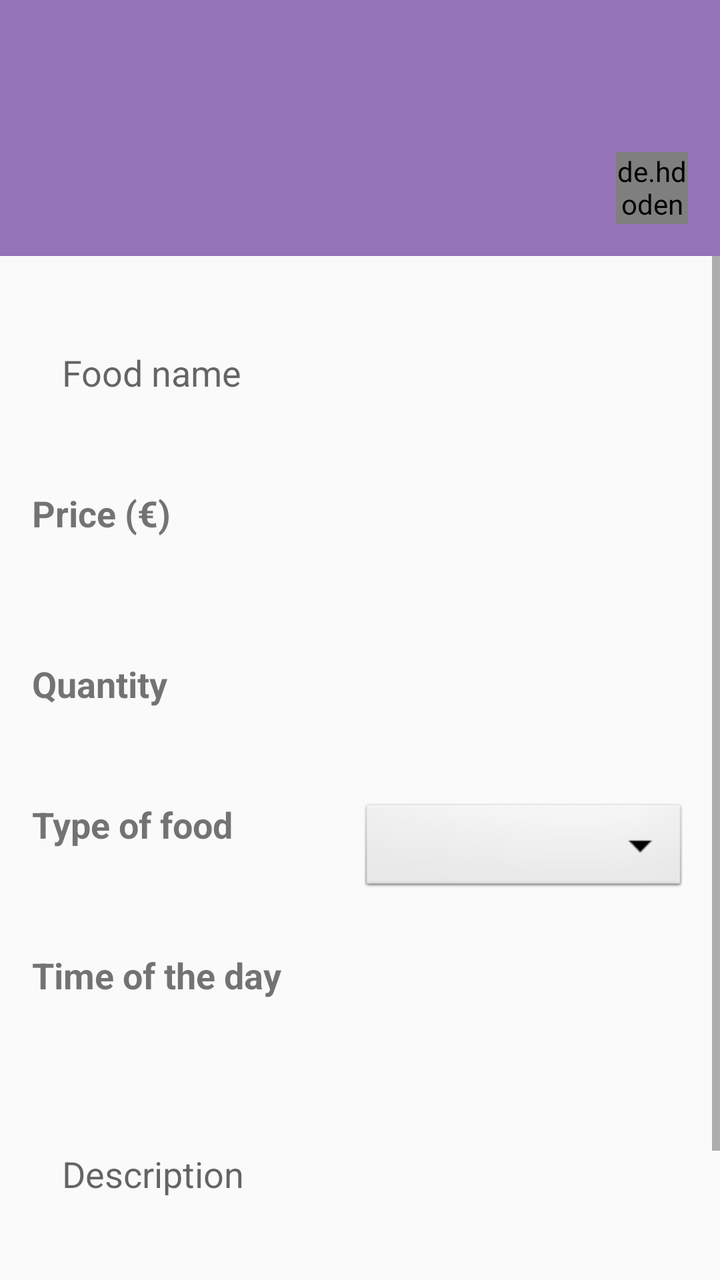
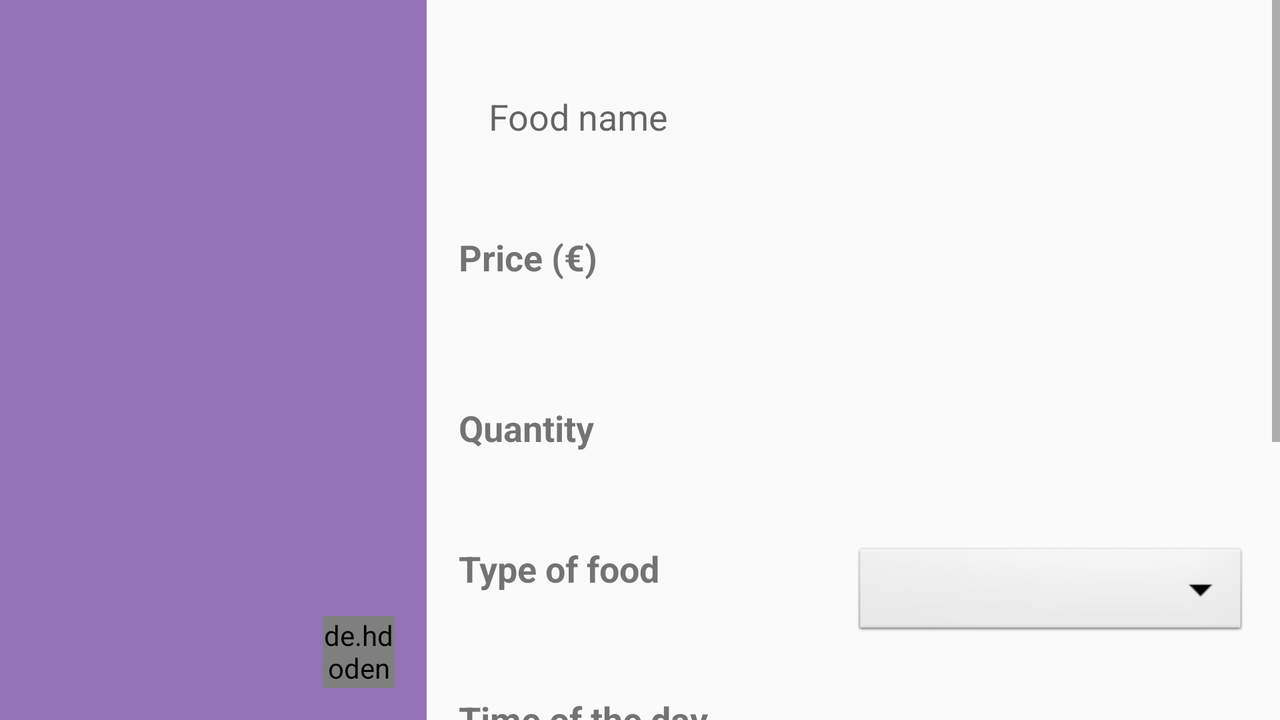

The same Android screen from two of the app's own layout files: first res/layout/ as a phone draws it, then the repository's variant for another configuration, drawn on a device whose configuration selects that folder. Both files follow.
<!-- AndroidManifest.xml: application theme AppTheme -->
<!-- res/layout/activity_dish_edit.xml -->
<?xml version="1.0" encoding="utf-8"?>
<RelativeLayout xmlns:android="http://schemas.android.com/apk/res/android"
    xmlns:app="http://schemas.android.com/apk/res-auto"
    xmlns:tools="http://schemas.android.com/tools"
    android:layout_width="match_parent"
    android:layout_height="match_parent"
    android:theme="@style/AppTheme"
    >

    <RelativeLayout
        android:id="@+id/edit_dish_picture"
        android:layout_width="match_parent"
        android:layout_height="wrap_content"
        android:background="@color/top_bg"
        android:padding="16dp"
        >

        <ImageView
            android:id="@+id/edit_profile_picture"
            android:layout_centerInParent="true"
            android:layout_width="96dp"
            android:layout_height="96dp"
            android:contentDescription="@string/dish_picture_description"
            />

        <de.hdodenhof.circleimageview.CircleImageView
            android:id="@+id/edit_dish_picture_button"
            android:src="@drawable/photo_icon"
            android:layout_width="36dp"
            android:layout_height="36dp"
            android:layout_alignParentEnd="true"
            android:layout_alignBottom="@+id/edit_profile_picture"
            app:civ_border_width="1dp"
            />

    </RelativeLayout>

    <ScrollView
        android:id="@+id/edit_scroll_info"
        android:layout_width="match_parent"
        android:layout_height="match_parent"
        android:layout_below="@+id/edit_dish_picture"
        >

        <RelativeLayout android:id="@+id/rv"
            android:layout_width="match_parent"
            android:layout_height="wrap_content"
            android:orientation="vertical"
            android:layout_margin="16dp"
            android:layout_gravity="center_horizontal"
            >
            <EditText
                android:id="@+id/edit_name"
                style="@style/onelineuserEditText"
                android:layout_width="match_parent"
                android:layout_height="wrap_content"
                android:layout_marginBottom="16dp"
                android:inputType="textPersonName"
                android:textSize="18sp"
                android:hint="@string/food_name"
                />

            <LinearLayout
                android:id="@+id/price_layout"
                android:layout_width="match_parent"
                android:layout_height="wrap_content"
                android:orientation="horizontal"
                android:layout_below="@+id/edit_name"
                android:layout_marginBottom="16dp"
                >
                <TextView
                    android:layout_width="match_parent"
                    android:layout_height="wrap_content"
                    android:layout_marginBottom="16dp"
                    android:textSize="18sp"
                    android:textStyle="bold"
                    android:text="@string/price"
                    android:layout_weight="1"
                    />
                <EditText
                    android:id="@+id/edit_price"
                    style="@style/onelineuserEditText"
                    android:layout_width="match_parent"
                    android:layout_height="wrap_content"
                    android:layout_weight="1"
                    android:inputType="numberDecimal"
                    />

            </LinearLayout>

            <LinearLayout
                android:id="@+id/quantity_layout"
                android:layout_width="match_parent"
                android:layout_height="wrap_content"
                android:orientation="horizontal"
                android:layout_below="@+id/price_layout"
                android:layout_marginBottom="16dp"
                >
                <TextView
                    android:layout_width="match_parent"
                    android:layout_height="wrap_content"
                    android:layout_marginBottom="16dp"
                    android:textSize="18sp"
                    android:layout_weight="1"
                    android:text="@string/quantity"
                    android:textStyle="bold"
                    />
                <EditText
                    android:id="@+id/edit_quantity"
                    style="@style/onelineuserEditText"
                    android:layout_width="match_parent"
                    android:layout_height="wrap_content"
                    android:inputType="number"
                    android:layout_weight="1"
                    />
            </LinearLayout>

            <LinearLayout
                android:id="@+id/foodtype_layout"
                android:layout_width="match_parent"
                android:layout_height="wrap_content"
                android:orientation="horizontal"
                android:layout_below="@+id/quantity_layout"
                android:layout_marginBottom="16dp"
                >
                <TextView
                    android:id="@+id/foodtype_tv"
                    android:layout_width="match_parent"
                    android:layout_height="wrap_content"
                    android:layout_marginBottom="16dp"
                    android:textSize="18sp"
                    android:layout_weight="1"
                    android:text="@string/food_type"
                    android:textStyle="bold"
                    />
                <Spinner
                    android:id="@+id/spinner_foodtype"
                    android:layout_width="match_parent"
                    android:layout_height="wrap_content"
                    android:layout_weight="1"
                    android:background="@android:drawable/btn_dropdown"
                    android:spinnerMode="dropdown"/>
            </LinearLayout>

            <LinearLayout
                android:id="@+id/daytime_layout"
                android:layout_width="match_parent"
                android:layout_height="wrap_content"
                android:orientation="horizontal"
                android:layout_below="@+id/foodtype_layout"
                android:layout_marginBottom="16dp"
                >
                <TextView
                    android:layout_width="match_parent"
                    android:layout_height="wrap_content"
                    android:layout_marginBottom="16dp"
                    android:textSize="18sp"
                    android:layout_weight="1"
                    android:text="@string/daytime"
                    android:textStyle="bold"
                    />
                <TextView
                    android:id="@+id/edit_daytime"
                    style="@style/onelineuserEditText"
                    android:layout_width="match_parent"
                    android:layout_height="wrap_content"
                    android:inputType="number"
                    android:layout_weight="1"
                    />
            </LinearLayout>

            <EditText
                android:id="@+id/edit_description"
                style="@style/fivelineuserEditText"
                android:layout_width="match_parent"
                android:layout_height="wrap_content"
                android:layout_below="@id/daytime_layout"
                android:layout_marginBottom="16dp"
                android:inputType="textMultiLine"
                android:lines="5"
                android:maxLines="10"
                android:gravity="top|start"
                android:textSize="18sp"
                android:hint="@string/description"
                />

        </RelativeLayout>

    </ScrollView>

</RelativeLayout>
<!-- resources referenced by this layout -->
<resources>
  <color name="top_bg">#9473B6</color>
  <string name="daytime">Time of the day</string>
  <string name="description">Description</string>
  <string name="dish_picture_description">Picture of the dish</string>
  <string name="food_name">Food name</string>
  <string name="food_type">Type of food</string>
  <string name="price">Price (€)</string>
  <string name="quantity">Quantity</string>
  <style name="AppTheme" parent="Theme.AppCompat.Light.DarkActionBar">
          
          <item name="colorPrimary">@color/top_bg</item>
          <item name="colorPrimaryDark">@color/colorPrimaryDark</item>
          <item name="colorAccent">@color/colorAccent</item>
      </style>
  <style name="fivelineuserEditText">
          <item name="android:layout_width">match_parent</item>
          <item name="android:layout_height">wrap_content</item>
          <item name="android:layout_marginTop">15dp</item>
          <item name="android:background">@drawable/edit_text_round</item>
          <item name="android:padding">15dp</item>
          <item name="android:maxHeight">300dp</item>/&gt;
          <item name="android:maxLines">5</item>/&gt;
      </style>
  <style name="onelineuserEditText">
          <item name="android:layout_width">match_parent</item>
          <item name="android:layout_height">wrap_content</item>
          <item name="android:layout_marginTop">15dp</item>
          <item name="android:background">@drawable/edit_text_round</item>
          <item name="android:padding">15dp</item>
          <item name="android:maxHeight">200dp</item>/&gt;
          <item name="android:maxLines">1</item>/&gt;
      </style>
  <color name="colorPrimaryDark">#A85914A3</color>
  <color name="colorAccent">#D81B60</color>
</resources>
<!-- res/layout-land/activity_dish_edit.xml (the repository's variant of the layout above) -->
<!-- drawn on the phone turned sideways -->
<?xml version="1.0" encoding="utf-8"?>
<LinearLayout xmlns:android="http://schemas.android.com/apk/res/android"
    xmlns:app="http://schemas.android.com/apk/res-auto"
    xmlns:tools="http://schemas.android.com/tools"
    android:layout_width="match_parent"
    android:layout_height="match_parent"
    android:theme="@style/AppTheme"
    android:orientation="horizontal"
    >

    <RelativeLayout
        android:id="@+id/edit_dish_picture"
        android:layout_width="match_parent"
        android:layout_height="match_parent"
        android:background="@color/top_bg"
        android:padding="16dp"
        android:layout_weight="2"
        >

        <ImageView
            android:id="@+id/edit_profile_picture"
            android:layout_centerInParent="true"
            android:layout_width="96dp"
            android:layout_height="96dp"
            android:contentDescription="@string/dish_picture_description"
            />

        <de.hdodenhof.circleimageview.CircleImageView
            android:id="@+id/edit_dish_picture_button"
            android:src="@drawable/photo_icon"
            android:layout_width="36dp"
            android:layout_height="36dp"
            android:layout_alignParentEnd="true"
            android:layout_alignParentBottom="true"
            app:civ_border_width="1dp"
            />

    </RelativeLayout>

    <ScrollView
        android:id="@+id/edit_scroll_info"
        android:layout_width="match_parent"
        android:layout_height="match_parent"
        android:layout_weight="1"
        >

        <RelativeLayout android:id="@+id/rv"
            android:layout_width="match_parent"
            android:layout_height="wrap_content"
            android:orientation="vertical"
            android:layout_margin="16dp"
            android:layout_gravity="center_horizontal"
            >
            <EditText
                android:id="@+id/edit_name"
                style="@style/onelineuserEditText"
                android:layout_width="match_parent"
                android:layout_height="wrap_content"
                android:layout_marginBottom="16dp"
                android:inputType="textPersonName"
                android:textSize="18sp"
                android:hint="@string/food_name"
                />

            <LinearLayout
                android:id="@+id/price_layout"
                android:layout_width="match_parent"
                android:layout_height="wrap_content"
                android:orientation="horizontal"
                android:layout_below="@+id/edit_name"
                android:layout_marginBottom="16dp"
                >
                <TextView
                    android:layout_width="match_parent"
                    android:layout_height="wrap_content"
                    android:layout_marginBottom="16dp"
                    android:textSize="18sp"
                    android:textStyle="bold"
                    android:text="@string/price"
                    android:layout_weight="1"
                    />
                <EditText
                    android:id="@+id/edit_price"
                    style="@style/onelineuserEditText"
                    android:layout_width="match_parent"
                    android:layout_height="wrap_content"
                    android:layout_weight="1"
                    android:inputType="numberDecimal"
                    />

            </LinearLayout>

            <LinearLayout
                android:id="@+id/quantity_layout"
                android:layout_width="match_parent"
                android:layout_height="wrap_content"
                android:orientation="horizontal"
                android:layout_below="@+id/price_layout"
                android:layout_marginBottom="16dp"
                >
                <TextView
                    android:layout_width="match_parent"
                    android:layout_height="wrap_content"
                    android:layout_marginBottom="16dp"
                    android:textSize="18sp"
                    android:layout_weight="1"
                    android:text="@string/quantity"
                    android:textStyle="bold"
                    />
                <EditText
                    android:id="@+id/edit_quantity"
                    style="@style/onelineuserEditText"
                    android:layout_width="match_parent"
                    android:layout_height="wrap_content"
                    android:inputType="number"
                    android:layout_weight="1"
                    />
            </LinearLayout>

            <LinearLayout
                android:id="@+id/foodtype_layout"
                android:layout_width="match_parent"
                android:layout_height="wrap_content"
                android:orientation="horizontal"
                android:layout_below="@+id/quantity_layout"
                android:layout_marginBottom="16dp"
                >
                <TextView
                    android:id="@+id/foodtype_tv"
                    android:layout_width="match_parent"
                    android:layout_height="wrap_content"
                    android:layout_marginBottom="16dp"
                    android:textSize="18sp"
                    android:layout_weight="1"
                    android:text="@string/food_type"
                    android:textStyle="bold"
                    />
                <Spinner
                    android:id="@+id/spinner_foodtype"
                    android:layout_width="match_parent"
                    android:layout_height="wrap_content"
                    android:layout_weight="1"
                    android:background="@android:drawable/btn_dropdown"
                    android:spinnerMode="dropdown"/>
            </LinearLayout>

            <LinearLayout
                android:id="@+id/daytime_layout"
                android:layout_width="match_parent"
                android:layout_height="wrap_content"
                android:orientation="horizontal"
                android:layout_below="@+id/foodtype_layout"
                android:layout_marginBottom="16dp"
                >
                <TextView
                    android:layout_width="match_parent"
                    android:layout_height="wrap_content"
                    android:layout_marginBottom="16dp"
                    android:textSize="18sp"
                    android:layout_weight="1"
                    android:text="@string/daytime"
                    android:textStyle="bold"
                    />
                <TextView
                    android:id="@+id/edit_daytime"
                    style="@style/onelineuserEditText"
                    android:layout_width="match_parent"
                    android:layout_height="wrap_content"
                    android:inputType="number"
                    android:layout_weight="1"
                    />
            </LinearLayout>

            <EditText
                android:id="@+id/edit_description"
                style="@style/fivelineuserEditText"
                android:layout_width="match_parent"
                android:layout_height="wrap_content"
                android:layout_below="@id/daytime_layout"
                android:layout_marginBottom="16dp"
                android:inputType="textMultiLine"
                android:lines="5"
                android:maxLines="10"
                android:gravity="top|start"
                android:textSize="18sp"
                android:hint="@string/description"
                />

        </RelativeLayout>

    </ScrollView>

</LinearLayout>
